Frame 1 (no input): blank canvas, image omitted
Frame 60 (no input): blank canvas, image omitted
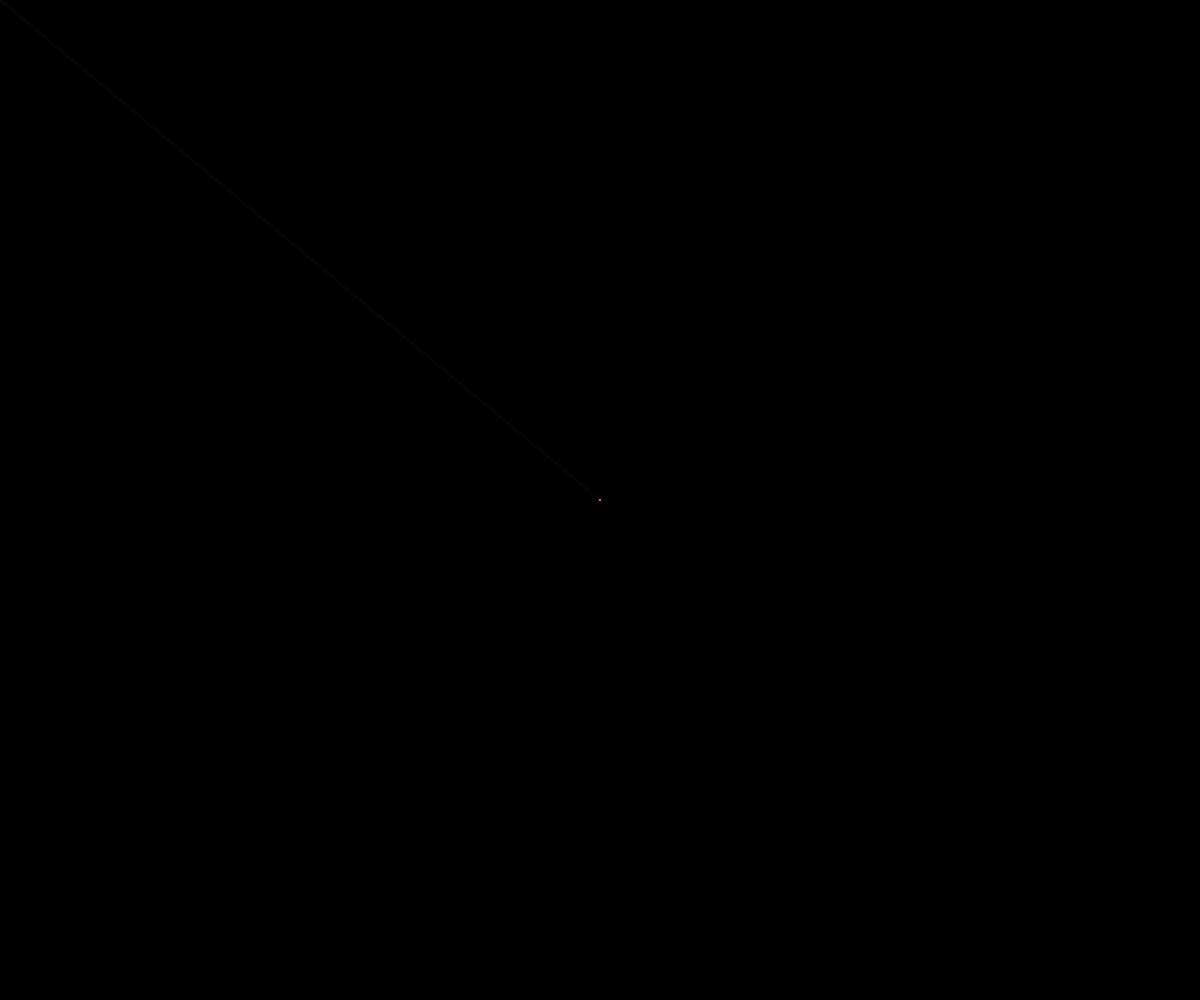
Frame 120 (the mouse pressed at the canvas centre since frame 60)

The p5.js sketch whose frames 1 and 60 were blank and that drew this single picture after the mouse press (run headless with seeded random() and noise() and a simulated clock; from frame 60 on, the mouse is pressed at the canvas centre):

// p5.js sketch
// ── sketch.js
let trail = [];

function setup() {
  //canvas fills window
  createCanvas(windowWidth, windowHeight); 
  background(0); 
  strokeWeight(2); //thickness
}

function draw() {
  background(0, 50); //fading effect

  //mouse position
  trail.push({ x: mouseX, y: mouseY });

  //limit length of trail
  if (trail.length > 50) {
    trail.shift();
  }

  //lines connecting the points
  for (let i = 0; i < trail.length - 1; i++) {
    let pos1 = trail[i];
    let pos2 = trail[i + 1];
    //hue based on position in the trail
    let hue = map(i, 0, trail.length, 0, 360); 
    stroke(hue, 100, 100, 255);
    line(pos1.x, pos1.y, pos2.x, pos2.y); 
    //line between consecutive points
  }
}

function windowResized() {
  resizeCanvas(windowWidth, windowHeight); // Resize window
}
